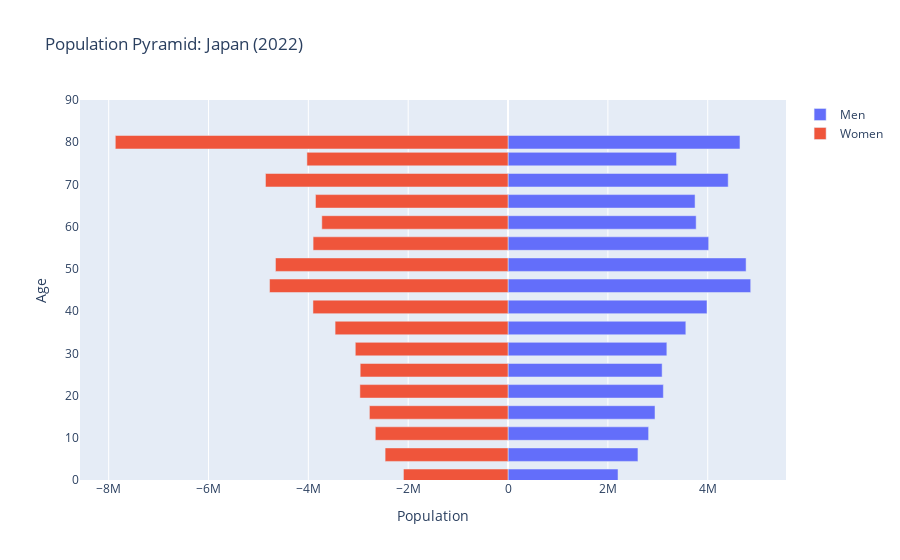

Notebook code for this chart:
### Code cell
population_pyramid(
    df=df_japan,
    year="2022-01-01",
    country="Japan"
)

### Figure 1 — Plotly figure (JSON) as saved in the notebook; plotly's stock layout.template omitted (floating-point values rounded to 4 significant figures)
{"data": [{"name": "Men", "orientation": "h", "type": "bar", "x": [2203000.0, 2602000.0, 2816000.0, 2944000.0, 3111000.0, 3087000.0, 3181000.0, 3562000.0, 3985000.0, 4861000.0, 4769000.0, 4020000.0, 3769000.0, 3746000.0, 4410000.0, 3376000.0, 4646000.0], "y": [1, 6, 11, 16, 21, 26, 31, 36, 41, 46, 51, 56, 61, 66, 71, 76, 80]}, {"name": "Women", "orientation": "h", "type": "bar", "x": [-2095000.0, -2462000.0, -2659000.0, -2777000.0, -2968000.0, -2962000.0, -3060000.0, -3464000.0, -3908000.0, -4777000.0, -4659000.0, -3905000.0, -3730000.0, -3857000.0, -4859000.0, -4029000.0, -7867000.0], "y": [1, 6, 11, 16, 21, 26, 31, 36, 41, 46, 51, 56, 61, 66, 71, 76, 80]}], "layout": {"barmode": "overlay", "title": {"text": "Population Pyramid: Japan (2022)"}, "xaxis": {"title": {"text": "Population"}}, "yaxis": {"range": [0, 90], "title": {"text": "Age"}}}}
